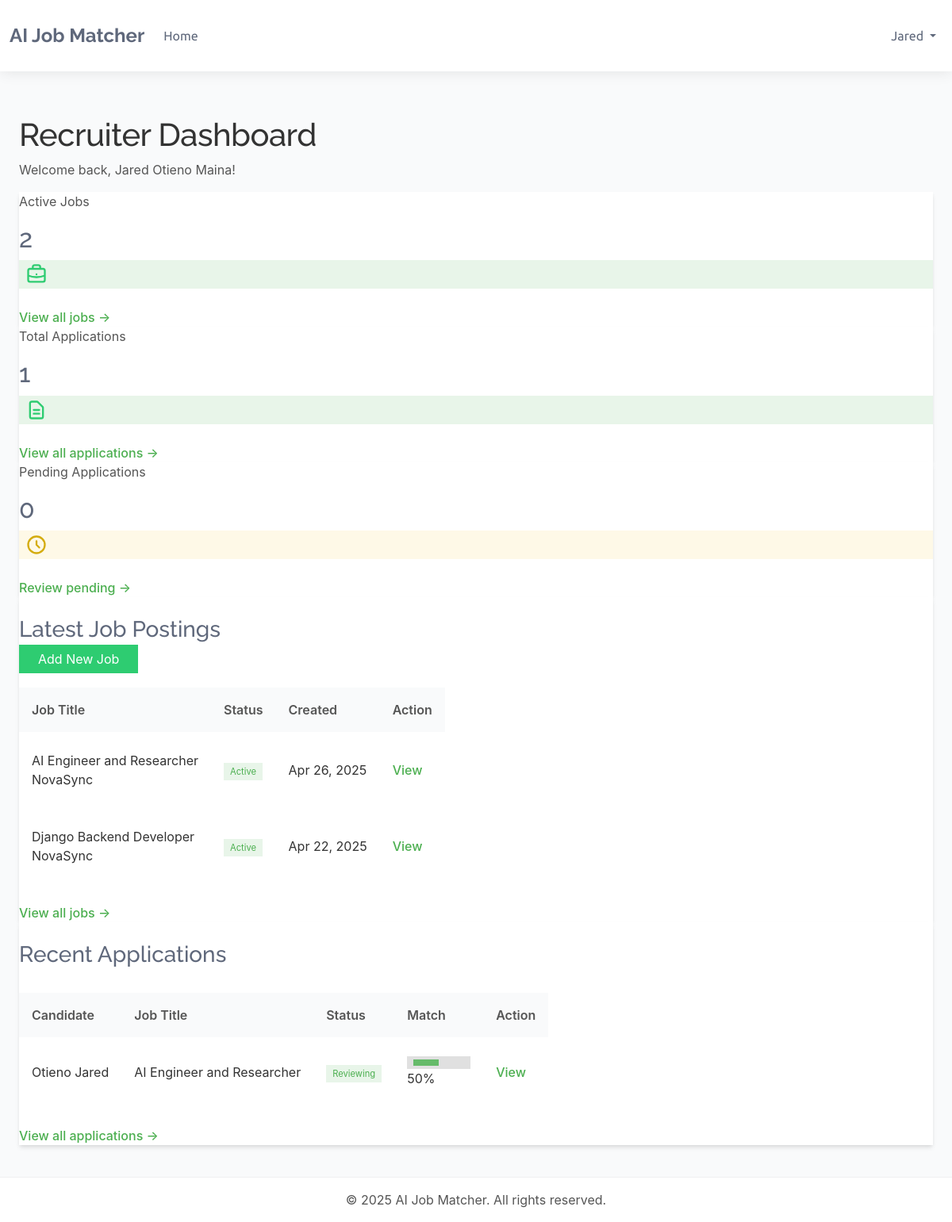
The app's page /dashboards/recruiter/ (signed in), older data.
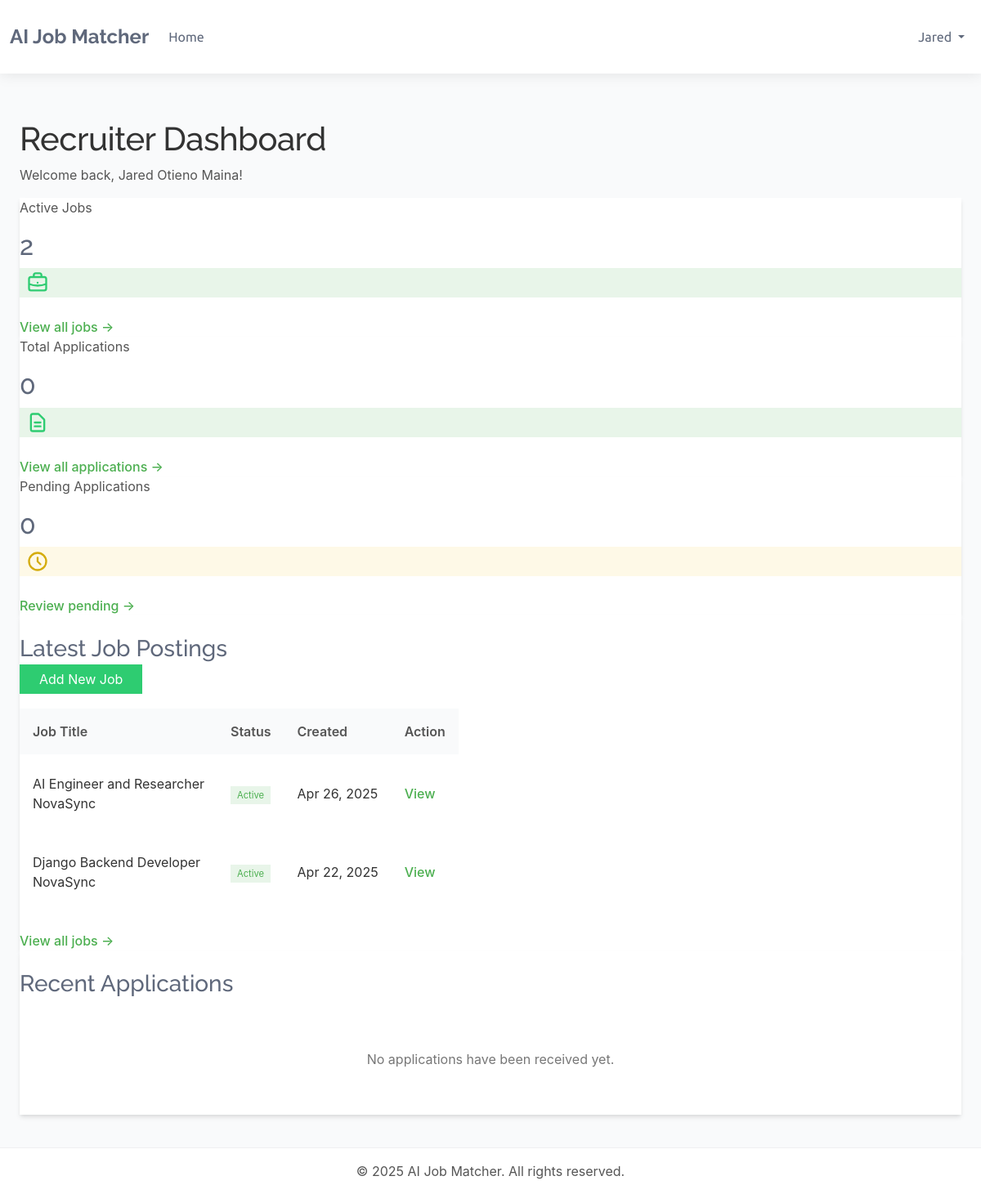
The same page, newer data.
### dashboards/models.py (models this page shows, shortened)
class BaseModel(models.Model):
    created_at = models.DateTimeField(auto_now_add=True)
    updated_at = models.DateTimeField(auto_now=True)
    class Meta:
        abstract = True

class JobPosting(BaseModel):
    STATUS_CHOICES = (
        ('active', 'Active'),
        ('filled', 'Filled'),
        ('expired', 'Expired'),
        ('draft', 'Draft'),
    )
    recruiter = models.ForeignKey(Recruiter, on_delete=models.CASCADE, related_name='job_postings')
    title = models.CharField(_('job title'), max_length=255)
    company_name = models.CharField(_('company name'), max_length=255)
    category = models.CharField(_('job category'), max_length=100)
    description = models.TextField(_('job description'))
    requirements = models.TextField(_('job requirements'))
    responsibilities = models.TextField(_('responsibilities'))
    location = models.CharField(_('location'), max_length=255)
    salary_min = models.DecimalField(_('minimum salary'), max_digits=12, decimal_places=2, null=True, blank=True)
    salary_max = models.DecimalField(_('maximum salary'), max_digits=12, decimal_places=2, null=True, blank=True)
    experience_required = models.PositiveIntegerField(_('experience required (years)'), default=0)
    education_level = models.CharField(_('education level'), max_length=100)
    employment_type = models.CharField(_('employment type'), max_length=50)
    status = models.CharField(_('status'), max_length=20, choices=STATUS_CHOICES, default='active')
    expiry_date = models.DateField(_('expiry date'), default=timezone.now)
    skills_required = models.TextField(_('skills required'))
    embedding_vector = models.BinaryField(_('job embedding vector'), null=True, blank=True)
    class Meta:
        ordering = ['-created_at']
        verbose_name = _('Job Posting')
        verbose_name_plural = _('Job Postings')

class JobApplication(BaseModel):
    STATUS_CHOICES = (
        ('pending', 'Pending'),
        ('reviewing', 'Reviewing'),
        ('shortlisted', 'Shortlisted'),
        ('rejected', 'Rejected'),
        ('interview', 'Interview'),
        ('offer', 'Offer Extended'),
        ('hired', 'Hired'),
        ('declined', 'Declined'),
    )
    job = models.ForeignKey(JobPosting, on_delete=models.CASCADE, related_name='applications')
    candidate = models.ForeignKey(Candidate, on_delete=models.CASCADE, related_name='applications')
    resume = models.ForeignKey(Resume, on_delete=models.CASCADE, related_name='applications', null=True, blank=True)
    cover_letter = models.TextField(_('cover letter'), blank=True, null=True)
    status = models.CharField(_('status'), max_length=20, choices=STATUS_CHOICES, default='pending')
    match_score = models.FloatField(_('match score'), validators=[MinValueValidator(0), MaxValueValidator(100)], default=0)
    recruiter_notes = models.TextField(_('recruiter notes'), blank=True, null=True)
    class Meta:
        ordering = ['-match_score', '-created_at']
        verbose_name = _('Job Application')
        verbose_name_plural = _('Job Applications')

### accounts/models.py (models this page shows, shortened)
class Profile(models.Model):
    user = models.OneToOneField(User,
                                on_delete=models.CASCADE, unique=True)
    bio = models.TextField(_('bio'), blank=True, null=True)
    profile_picture = models.ImageField(
        _("profile picture"), upload_to="profile",
        default="default.png")
    class Meta:
        abstract= True

class Candidate(Profile):
    skills = models.TextField(_('skills'), blank=True, null=True)
    education = models.TextField(_('education'), blank=True, null=True)
    experience = models.TextField(_('experience'), blank=True, null=True)

class TrackingModel(models.Model):
    created_at = models.DateTimeField(auto_now_add=True)
    updated_at = models.DateTimeField(auto_now=True)
    class Meta:
        abstract = True
        ordering = ["-created_at"]

class User(AbstractBaseUser, TrackingModel):
    username_validator = UnicodeUsernameValidator()
    Role_choices = (
        ("Administrator", "Administrator"),
        ("Recruiter", "Recruiter"),
        ("Candidate", "Candidate")
    )
    Gender_choices = (
        ("Male", "Male"),
        ("Female", "Female"),
        ("Other", "Other")
    )
    username = models.CharField(
        _('username'),
        max_length=150,
        unique=True,
        validators=[username_validator],
        error_messages={
            'unique':_("A user with that username already exists."),
        },
    )
    phoneNumberRegex = RegexValidator(regex=r"^\+?1?\d{8,15}$")
    full_name = models.CharField(_('full name'),max_length=200)
    email = models.EmailField(_('email'), unique=True, error_messages={
        'unique': ('A user with email already exists.'),
    })
    gender = models.CharField(_("gender"), max_length=10, choices=Gender_choices)
    phone = PhoneNumberField(
        _('phone number'), unique=True,validators=[phoneNumberRegex],
        blank=True, null=True, max_length=27)
    country = models.CharField(_("country"), max_length=50,
                              blank=True, null=True)
    city = models.CharField(_("city"), max_length=50,
                              blank=True, null=True)
    role = models.CharField(_('Role'), max_length=17, choices=Role_choices, default="Client")
    is_active = models.BooleanField(_('active'), default=True)
    is_admin = models.BooleanField(_('admin'), default=False)
    is_staff = models.BooleanField(_("staff"), default=False)
    timestamp = models.DateTimeField(_("timestamp"), auto_now_add=True)
    objects = CustomManager()
    USERNAME_FIELD = 'email'
    REQUIRED_FIELDS = ['username',]
    @property
    def staff(self):
        return self.staff
    @property
    def active(self):
        return self.active
    @property
    def admin(self):
        return self.admin

### dashboards/views.py (the view)
# urls.py: path('recruiter/', views.recruiter_dashboard, name='recruiter_dashboard'),
@login_required
@user_passes_test(is_recruiter)
def recruiter_dashboard(request):
    recruiter_profile = request.user.recruiter
    active_jobs = JobPosting.objects.filter(
        recruiter=recruiter_profile,
        status='active'
    ).count()
    total_applications = JobApplication.objects.filter(
        job__recruiter=recruiter_profile
    ).count()
    pending_applications = JobApplication.objects.filter(
        job__recruiter=recruiter_profile,
        status='pending'
    ).count()
    latest_jobs = JobPosting.objects.filter(
        recruiter=recruiter_profile
    ).order_by('-created_at')[:5]
    latest_applications = JobApplication.objects.filter(
        job__recruiter=recruiter_profile
    ).order_by('-created_at')[:5]
    context = {
        'active_jobs': active_jobs,
        'total_applications': total_applications,
        'pending_applications': pending_applications,
        'latest_jobs': latest_jobs,
        'latest_applications': latest_applications,
    }
    return render(request, 'dashboards/recruiter_dashboard.html', context)

### dashboards/views.py (called while the page is built)
def is_recruiter(user):
    return user.is_authenticated and user.role == 'Recruiter'

### templates/dashboards/recruiter_dashboard.html (shortened to what the changed rows need)
{% extends 'dashboards/base.html' %}
{% block content %}
<div class="container mx-auto px-4 py-6">
    <div class="mb-8">
        <h1 class="text-3xl font-bold text-gray-800">Recruiter Dashboard</h1>
    </div>
    <div class="grid grid-cols-1 md:grid-cols-3 gap-6 mb-8">
        <div class="bg-white rounded-lg shadow-md p-6">
            <div class="flex items-center justify-between">
                <div>
                    <h2 class="text-3xl font-bold text-gray-800">{{ active_jobs }}</h2>
                </div>
            </div>
        </div>
        <div class="bg-white rounded-lg shadow-md p-6">
            <div class="flex items-center justify-between">
                <div>
                    <p class="text-gray-500 text-sm uppercase font-medium">Total Applications</p>
                    <h2 class="text-3xl font-bold text-gray-800">{{ total_applications }}</h2>
                </div>
            </div>
        </div>
        <div class="bg-white rounded-lg shadow-md p-6">
            <div class="flex items-center justify-between">
                <div>
                    <h2 class="text-3xl font-bold text-gray-800">{{ pending_applications }}</h2>
                </div>
            </div>
        </div>
    </div>
    <div class="grid grid-cols-1 lg:grid-cols-2 gap-8">
        <div class="bg-white rounded-lg shadow-md">
            <div class="p-6">
                {% if latest_jobs %}
                    <div class="overflow-x-auto">
                        <table class="min-w-full divide-y divide-gray-200">
                            <thead>
                                <tr>
                                    <th class="px-6 py-3 text-left text-xs font-medium text-gray-500 uppercase tracking-wider">Job Title</th>
                                    <th class="px-6 py-3 text-left text-xs font-medium text-gray-500 uppercase tracking-wider">Status</th>
                                    <th class="px-6 py-3 text-left text-xs font-medium text-gray-500 uppercase tracking-wider">Created</th>
                                    <th class="px-6 py-3 text-left text-xs font-medium text-gray-500 uppercase tracking-wider">Action</th>
                                </tr>
                            </thead>
                            <tbody class="bg-white divide-y divide-gray-200">
                                {% for job in latest_jobs %}
                                <tr>
                                    <td class="px-6 py-4 whitespace-nowrap">
                                        <div class="text-sm font-medium text-gray-900">{{ job.title }}</div>
                                        <div class="text-sm text-gray-500">{{ job.company_name }}</div>
                                    </td>
                                    <td class="px-6 py-4 whitespace-nowrap">
                                        <span class="px-2 inline-flex text-xs leading-5 font-semibold rounded-full
                                            {% if job.status == 'active' %}bg-green-100 text-green-800
                                            {% elif job.status == 'filled' %}bg-blue-100 text-blue-800
                                            {% elif job.status == 'expired' %}bg-red-100 text-red-800
                                            {% else %}bg-gray-100 text-gray-800{% endif %}">
                                            {{ job.status|title }}
                                        </span>
                                    </td>
                                    <td class="px-6 py-4 whitespace-nowrap text-sm text-gray-500">
                                        {{ job.created_at|date:"M d, Y" }}
                                    </td>
                                    <td class="px-6 py-4 whitespace-nowrap text-sm font-medium">
                                        <a href="{% url 'dashboards:job_detail' job_id=job.id %}" class="text-blue-600 hover:text-blue-900">View</a>
                                    </td>
                                </tr>
                                {% endfor %}
                            </tbody>
                        </table>
                    </div>
                {% else %}
                    <div class="text-center py-8">
                        <p class="text-gray-500 mb-4">You haven't posted any jobs yet.</p>
                        <a href="{% url 'dashboards:create_job' %}" class="bg-blue-600 hover:bg-blue-700 text-white px-4 py-2 rounded-md text-sm font-medium">Post Your First Job</a>
                    </div>
                {% endif %}
            </div>
        </div>
        <div class="bg-white rounded-lg shadow-md">
            <div class="p-6">
                {% if latest_applications %}
                    <div class="overflow-x-auto">
                        <table class="min-w-full divide-y divide-gray-200">
                            <thead>
                                <tr>
                                    <th class="px-6 py-3 text-left text-xs font-medium text-gray-500 uppercase tracking-wider">Candidate</th>
                                    <th class="px-6 py-3 text-left text-xs font-medium text-gray-500 uppercase tracking-wider">Job Title</th>
                                    <th class="px-6 py-3 text-left text-xs font-medium text-gray-500 uppercase tracking-wider">Status</th>
                                    <th class="px-6 py-3 text-left text-xs font-medium text-gray-500 uppercase tracking-wider">Match</th>
                                    <th class="px-6 py-3 text-left text-xs font-medium text-gray-500 uppercase tracking-wider">Action</th>
                                </tr>
                            </thead>
                            <tbody class="bg-white divide-y divide-gray-200">
                                {% for application in latest_applications %}
                                <tr>
                                    <td class="px-6 py-4 whitespace-nowrap">
                                        <div class="text-sm font-medium text-gray-900">{{ application.candidate.user.full_name }}</div>
                                    </td>
                                    <td class="px-6 py-4 whitespace-nowrap">
                                        <div class="text-sm text-gray-900">{{ application.job.title }}</div>
                                    </td>
                                    <td class="px-6 py-4 whitespace-nowrap">
                                        <span class="px-2 inline-flex text-xs leading-5 font-semibold rounded-full
                                            {% if application.status == 'pending' %}bg-yellow-100 text-yellow-800
                                            {% elif application.status == 'reviewing' %}bg-blue-100 text-blue-800
                                            {% elif application.status == 'shortlisted' %}bg-purple-100 text-purple-800
                                            {% elif application.status == 'rejected' %}bg-red-100 text-red-800
                                            {% elif application.status == 'interview' %}bg-green-100 text-green-800
                                            {% elif application.status == 'offer' %}bg-indigo-100 text-indigo-800
                                            {% elif application.status == 'hired' %}bg-emerald-100 text-emerald-800
                                            {% else %}bg-gray-100 text-gray-800{% endif %}">
                                            {{ application.status|title }}
                                        </span>
                                    </td>
                                    <td class="px-6 py-4 whitespace-nowrap">
                                        <div class="flex items-center">
                                            <div class="w-16 bg-gray-200 rounded-full h-2.5">
                                                <div class="bg-blue-600 h-2.5 rounded-full" style="width: {{ application.match_score }}%"></div>
                                            </div>
                                            <span class="ml-2 text-sm text-gray-600">{{ application.match_score|floatformat:0 }}%</span>
                                        </div>
                                    </td>
                                    <td class="px-6 py-4 whitespace-nowrap text-sm font-medium">
                                        <a href="{% url 'dashboards:application_detail' application_id=application.id %}" class="text-blue-600 hover:text-blue-900">View</a>
                                    </td>
                                </tr>
                                {% endfor %}
                            </tbody>
                        </table>
                    </div>
                    <div class="mt-4 text-right">
                        <a href="{% url 'dashboards:applications_list' %}" class="text-blue-600 hover:text-blue-800 text-sm font-medium">View all applications →</a>
                    </div>
                {% else %}
                    <div class="text-center py-8">
                        <p class="text-gray-500">No applications have been received yet.</p>
                    </div>
                {% endif %}
            </div>
        </div>
    </div>
</div>
{% endblock %}

Row changes from the older to the newer data that the page shows:
removed JobApplication: candidate.user.full_name "Otieno Jared", job "AI Engineer and Researcher", status "Reviewing", match_score "50"
Text that changed along with them:
{{ total_applications }}: "1" → "0"
text no longer shown: "Candidate Job Title Status Match Action View all applications →"
text now shown: "No applications have been received yet."
